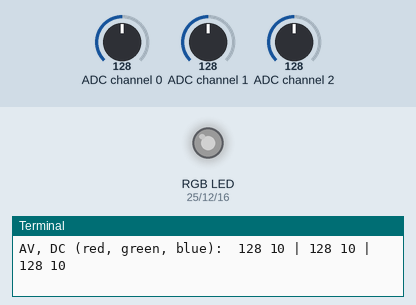
Simulated run of this program. Board: Raspberry Pi (BCM pin numbers). On the bench: an RGB LED mixed from three pins (HIGH = lit), the last lines printed to the terminal. The inputs (shaded band) are chosen by the test bench; at power-on: ADC channel 0 = 128, ADC channel 1 = 128, ADC channel 2 = 128 (analog values on the 0–255 scale). Dim RGB values are drawn brighter than linear.

Above: at 1.2 s.
1.3 s: ADC channel 0 set to 224
At 2.7 s:
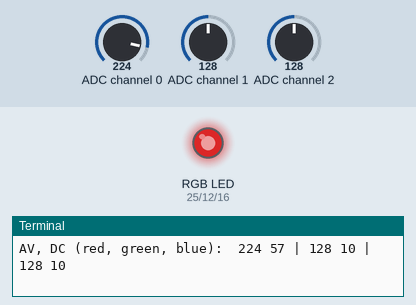
3.0 s: ADC channel 1 set to 224
At 4.2 s:
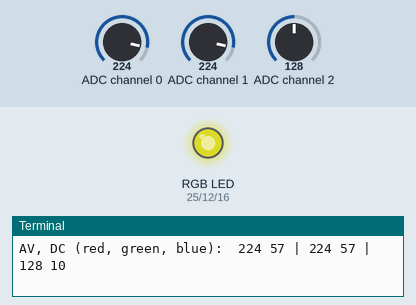
4.5 s: ADC channel 2 set to 224
At 5.6 s:
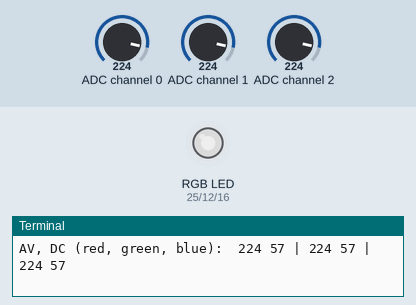
6.0 s: ADC channel 0 set to 255
At 6.9 s:
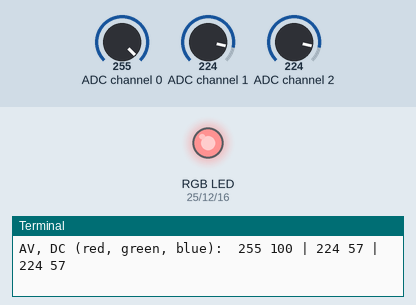
7.5 s: ADC channel 1 set to 255
At 8.3 s:
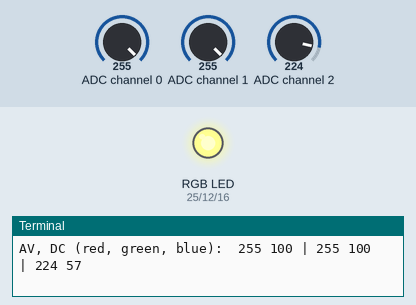
9.0 s: ADC channel 2 set to 255
At 9.7 s:
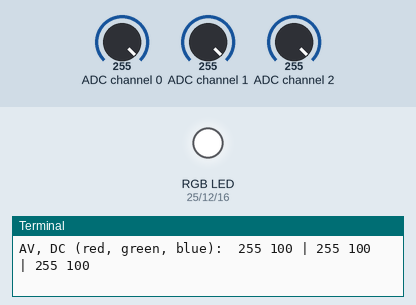
Timing chart, 0 to 11.5 s (numbered marks = the images above; inputs shaded):
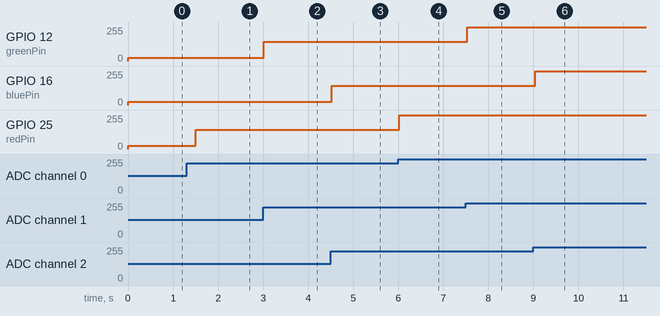

Measured:
- after the input at 1.3 s, GPIO 25 (redPin): 26/255 → 146/255 after 0.21 s
- after the input at 3.0 s, GPIO 12 (greenPin): 26/255 → 146/255 at once
- after the input at 4.5 s, GPIO 16 (bluePin): 26/255 → 146/255 at once
- after the input at 6.0 s, GPIO 25 (redPin): 146/255 → 255/255 at once
- after the input at 7.5 s, GPIO 12 (greenPin): 146/255 → 255/255 at once
- after the input at 9.0 s, GPIO 16 (bluePin): 146/255 → 255/255 at once

The program:

RGB_LED_Color_Mixer.py
```python
# A program to use three potentiometers to control an RGB LED on a raspberry pi.
# A potentiometer for each color: Red, Green and Blue
# Inspired by the Raspberry Pi Tutorials by Paul McWhorter. HW was given in
# Lesson 16 and his solution provided in Lesson 17.

# This program will use an analog to digital converter to read the signal
# from the potentiometers.  This version will use the ADS7830, an ADC chip from
# the Freenove Kit for the Raspberry Pi

# Lori Pfahler
# August 2022

# import modules and setup GPIO pins
import RPi.GPIO as GPIO
from time import sleep
from smbus import SMBus

# functions for ADS7830
# list of addresses for the eight channels on the ADS7830
ads7830_commands = (0x84, 0xc4, 0x94, 0xd4, 0xa4, 0xe4, 0xb4, 0xf4)

# function to read from ADS7830
# From M Heidenreich code and youtube video on ADC ADS7830
# use 'i2cdetect -y 1' in terminal - must enable I2C protocol on raspberry pi

def read_ads7830(input):
    bus.write_byte(0x4b, ads7830_commands[input])
    return bus.read_byte(0x4b)

# Use BCM pin numbers since extender board is labeled in BCM
GPIO.setmode(GPIO.BCM)
delayTime = 0.5

# start an SMBus object
bus = SMBus(1)

# Setup red, green and blue pins for the RGB LED
redPin = 25
greenPin = 12
bluePin = 16
GPIO.setup(redPin, GPIO.OUT)
GPIO.setup(greenPin, GPIO.OUT)
GPIO.setup(bluePin, GPIO.OUT)

# create Pulse Width Modulation objects with frequency of 1000
redPWM = GPIO.PWM(redPin, 1000)
greenPWM = GPIO.PWM(greenPin, 1000)
bluePWM = GPIO.PWM(bluePin, 1000)

# Create variables to hold the current duty cycles for each color
# initalize the PWM objects and start at OFF
redDC = 0
greenDC = 0
blueDC = 0
redPWM.start(redDC)
greenPWM.start(greenDC)
bluePWM.start(blueDC)


# where the action happens
try:
    while True:
        # Read red signal from channel 0
        redAV = read_ads7830(0)
        # Read green signal from channel 1
        greenAV = read_ads7830(1)
        # Read blue signal from channel 2
        blueAV = read_ads7830(2)

        # red
        # scale to analogValue (0-255) to duty cycle range (1-100) linearly
        # included linear change equations as comments
        # redDC = (100/255)*redAV

        # using a nonlinear scale duty cycle = a**analogValue where
        # max(analogValue) is 255 since preceived brightness of LED varies
        # nonlinearly.  We need to find "a" in equation.  When duty cycle is 100,
        # analogValue should be 255 (the max).  Equation becomes
        # 100 = a**255 or a = 100**(1/255) a = 1.01822355
        redDC = 1.01822355**redAV
        if redDC >= 99:
            redDC = 100
        if redDC <= 1:
            redDC = 0
        redPWM.ChangeDutyCycle(redDC)
        # green
        # greenDC = (100/255)*greenAV
        greenDC = 1.01822355**greenAV
        if greenDC >= 99:
            greenDC = 100
        if greenDC <= 1:
            greenDC = 0
        greenPWM.ChangeDutyCycle(greenDC)
        # blue
        # blueDC = (100/255)*blueAV
        blueDC = 1.01822355**blueAV
        if blueDC >= 99:
            blueDC = 100
        if blueDC <= 1:
            blueDC = 0
        bluePWM.ChangeDutyCycle(blueDC)
        print("AV, DC (red, green, blue): ",
              redAV, round(redDC), "|",
              greenAV, round(greenDC), "|",
              blueAV, round(blueDC))

        # short delay
        sleep(delayTime)

except KeyboardInterrupt:
    # make sure all colors are turned off
    redPWM.stop()
    greenPWM.stop()
    bluePWM.stop()
    # cleanup
    GPIO.cleanup()
```
